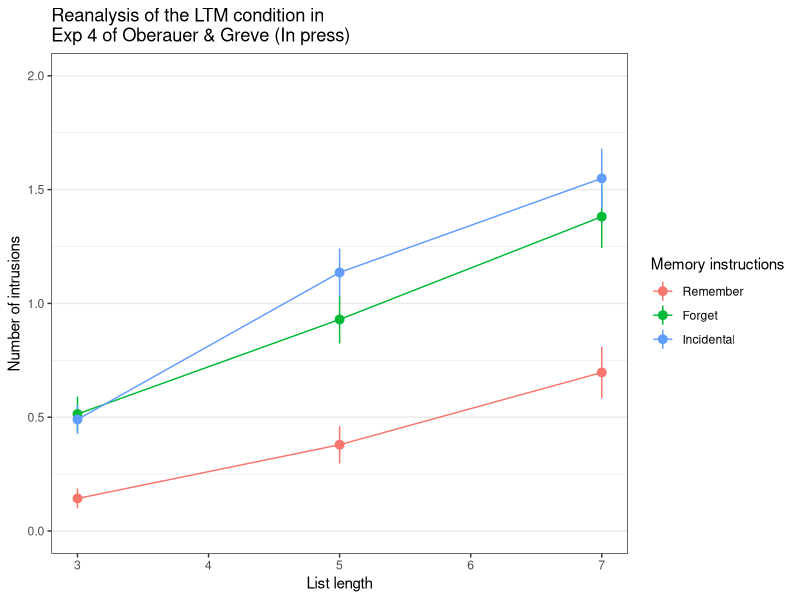
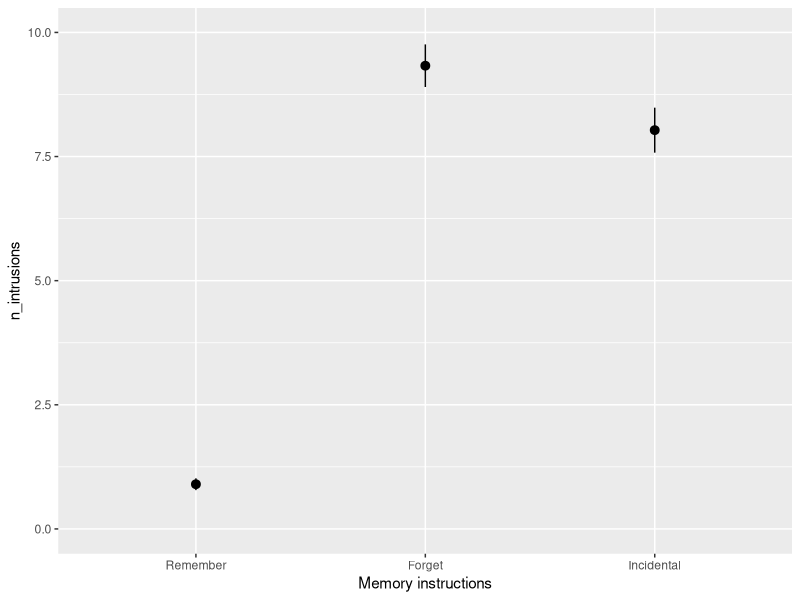
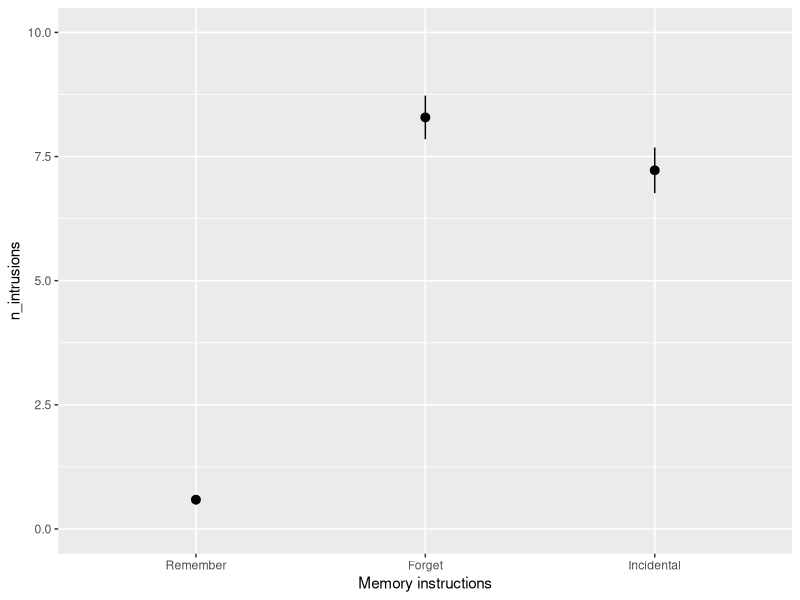
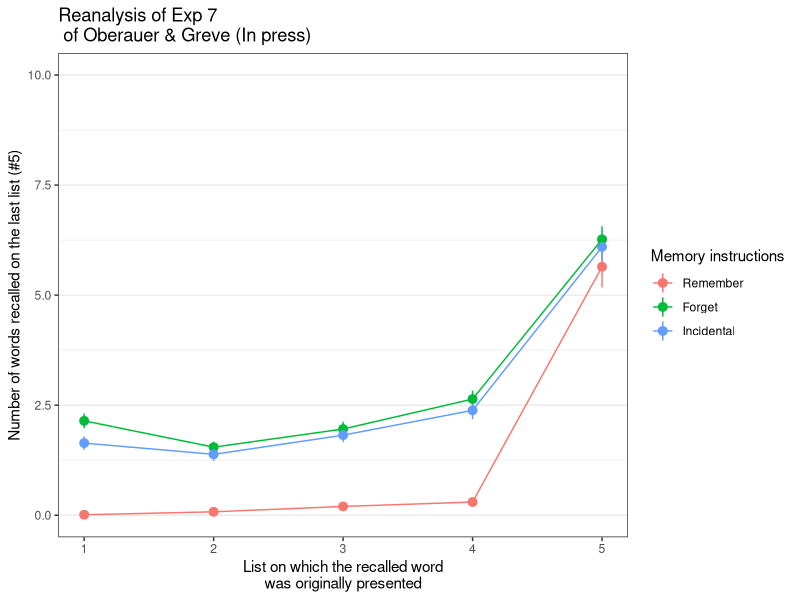
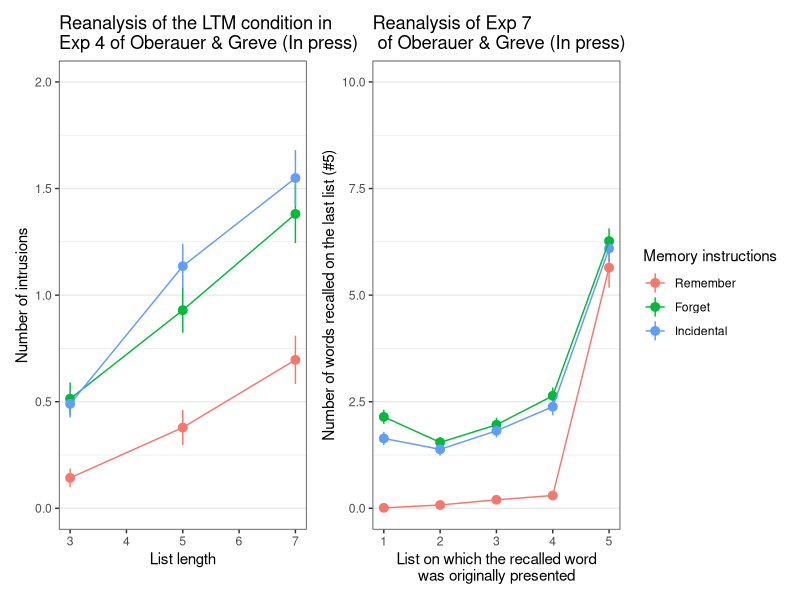
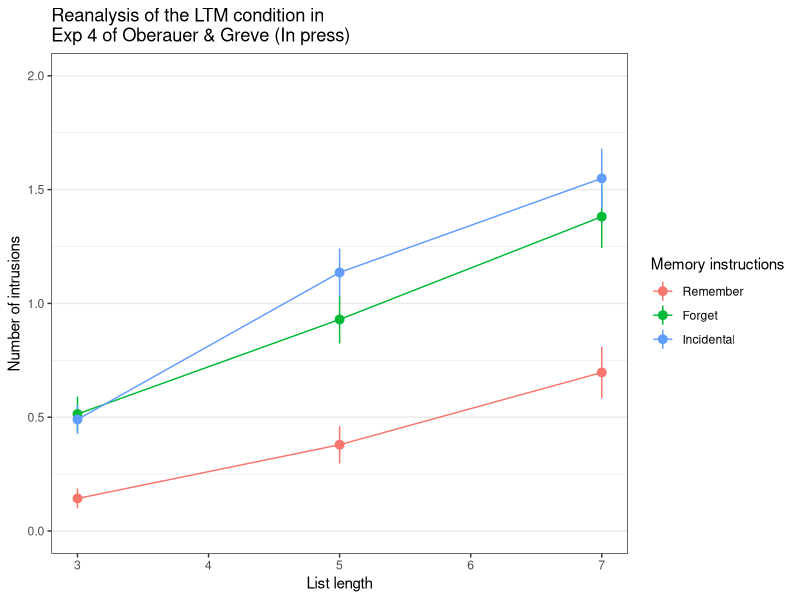
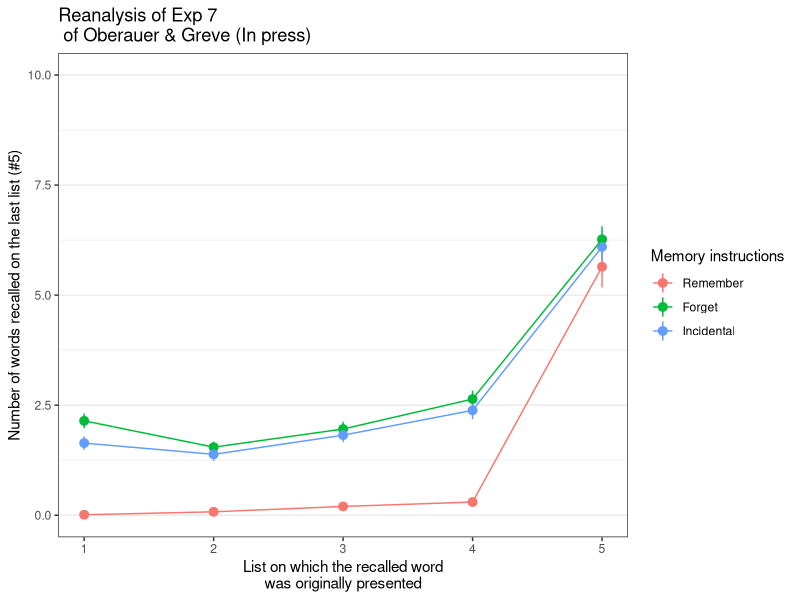
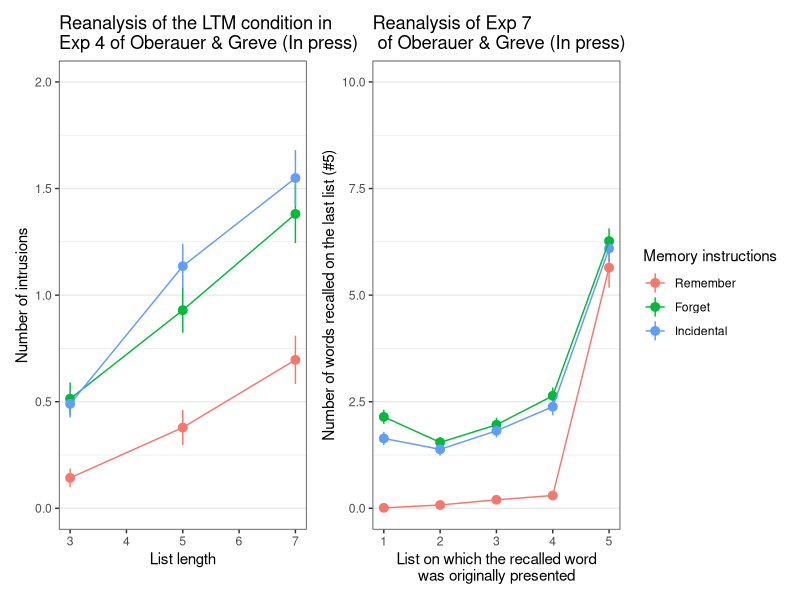

The R script that drew these images, in order:
library(tidyverse)
library(patchwork)

# Expeirment 4 

dat <- read.delim('data/oberauer_werner_2021/Incidental_WM_LTM4_Long.Mem.txt', header = T, sep = ' ')

dat$Inpos %>% table()


(f1 <- dat %>% 
  filter(ListRecency == 0) %>% 
  mutate(intrusion = ifelse(Inpos > listlength & WordRecalled != "",1,0)) %>% 
  group_by(ID, instructionCond, memoryCond, listlength) %>% 
  summarise(n_intrusions = sum(intrusion)) %>% 
  # group_by(listlength, instructionCond, memoryCond) %>% 
  # summarise(n_intrusions = mean(n_intrusions)) %>% 
  filter(memoryCond == 1) %>% 
  ggplot(aes(listlength, n_intrusions, color=as.factor(instructionCond))) +
  stat_summary(geom="pointrange") +
  stat_summary(geom="line") +
  scale_x_continuous("List length") +
  scale_y_continuous("Number of intrusions") +
  scale_color_discrete("Memory instructions", labels=c('Remember','Forget','Incidental')) +
  theme_bw() +
  theme(panel.grid.major.x = element_blank(),
        panel.grid.minor.x = element_blank()) +
  ggtitle("Reanalysis of the LTM condition in\nExp 4 of Oberauer & Greve (In press)") +
  coord_cartesian(ylim=c(0,2)))
ggsave('figures/KO_intrusions.png',width=6, height=4)


# Experiment 7

dat <- read.csv('data/oberauer_werner_2021/Incidental_WM_LTM7_Long.Mem.full.txt')

dat <- dat %>% 
  filter(memoryCond == 1) %>% 
  mutate(WordPresented = tolower(WordPresented),
         WordRecalled = tolower(WordRecalled))

dat0 <- filter(dat, ListRecency == 0)
dat0$intrusions <- NA
dat0$listorigin <- NA
for (id in unique(dat$ID)) {
  recalled <- filter(dat, ID == id, ListRecency == 0)$WordRecalled
  dattmp <- filter(dat, ID == id, ListRecency != 0)
  intrusions <- as.numeric(recalled %in% dattmp$WordPresented)
  print(length(intrusions))
  dat0[dat0$ID == id,]$intrusions <- intrusions
  
  listorigin <- c()
  for (word in recalled) {
    idx = which(dattmp$WordPresented == word)
    if (length(idx) > 0) listorigin = c(listorigin, dattmp[idx,]$ListRecency)
    else listorigin = c(listorigin, NA)
  }
  dat0[dat0$ID == id,]$listorigin <- listorigin
}

dat0$listorigin <- ifelse(!is.na(dat0$listorigin), dat0$listorigin, ifelse(dat0$Inpos < 26, 0, NA))


dat %>% 
  filter(ListRecency == 0) %>% 
  mutate(intrusion = ifelse(Inpos == 26 & WordRecalled != "end", 1, 0)) %>% 
  group_by(ID, instructionCond, ListRecency) %>% 
  summarise(n_intrusions = sum(intrusion)) %>% 
  ggplot(aes(as.factor(instructionCond), n_intrusions)) +
  stat_summary(geom="pointrange") +
  scale_x_discrete("Memory instructions", labels=c('Remember','Forget','Incidental')) +
  coord_cartesian(ylim=c(0,10))


# previous list intrusions
dat0 %>% 
  filter(ListRecency == 0) %>% 
  # mutate(intrusion = ifelse(Inpos == 26 & WordRecalled != "end", 1, 0)) %>% 
  group_by(ID, instructionCond, ListRecency) %>% 
  summarise(n_intrusions = sum(intrusions)) %>% 
  ggplot(aes(as.factor(instructionCond), n_intrusions)) +
  stat_summary(geom="pointrange") +
  scale_x_discrete("Memory instructions", labels=c('Remember','Forget','Incidental')) +
  coord_cartesian(ylim=c(0,10))


intrdat <- dat0 %>% 
  filter(ListRecency == 0) %>%
  # mutate(intrusion = ifelse(Inpos == 26 & WordRecalled != "end", 1, 0)) %>% 
  group_by(ID, instructionCond, listorigin) %>% 
  count() %>% 
  ungroup() %>% 
  complete(listorigin,ID, fill = list(n=0)) %>% 
  arrange(ID, listorigin) %>% 
  group_by(ID) %>% 
  mutate(instructionCond = max(instructionCond, na.rm=T))
  
(f2 <- intrdat %>% 
  ggplot(aes(listorigin, n, color=as.factor(instructionCond), group=as.factor(instructionCond))) +
  stat_summary(geom="pointrange") +
  scale_color_discrete("Memory instructions", labels=c('Remember','Forget','Incidental')) +
  coord_cartesian(ylim=c(0,10)) +
  stat_summary(geom="line") +
  scale_x_continuous('List on which the recalled word\nwas originally presented', labels=c(1:5)) +
  scale_y_continuous('Number of words recalled on the last list (#5)') +
  ggtitle('Reanalysis of Exp 7\n of Oberauer & Greve (In press)') + 
  theme_bw() +
  theme(panel.grid.major.x = element_blank(),
        panel.grid.minor.x = element_blank()))
ggsave('figures/KO_intrusions_exp7.png',width=6, height=4)

f1+theme(legend.position="none")+f2
ggsave('figures/KO_intrusions_e4_e7.png', width=9, height=4)

intrdat %>% 
  filter(!is.na(listorigin)) %>% 
  mutate(intrusion = listorigin <0) %>% 
  group_by(intrusion, ID) %>%
  summarise(n = sum(n)) %>% 
  group_by(intrusion) %>% 
  summarise(n = mean(n))
